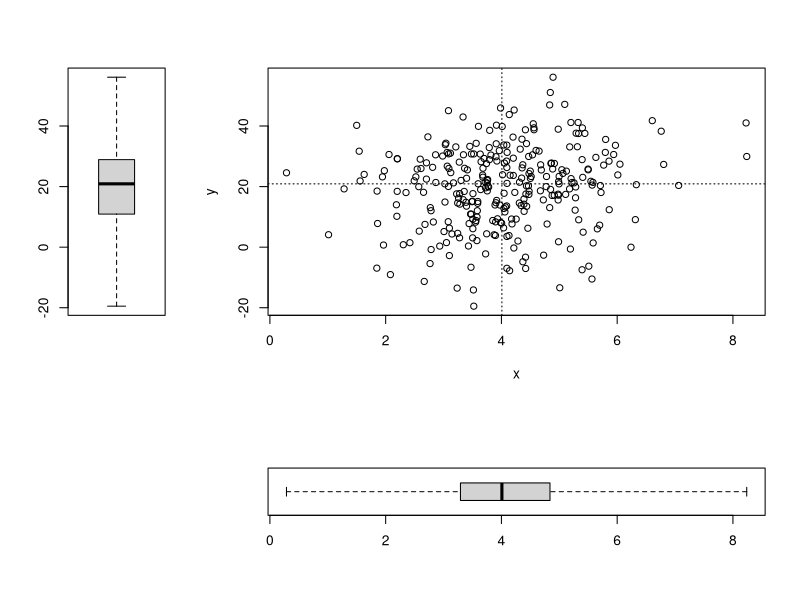

Write the R code that produced this figure.
png(filename = 'plot-ex05.png', bg='transparent', width = 600)
set.seed(18)
x <- rt(300,30,4)
e <- rnorm(300,0,13)
y <- 12+2*x+e
m.x <- median(x)
m.y <- median(y)
layout(matrix(c(1,2,3,4),2,2,byrow = TRUE),widths = c(1, 3), heights = c(2, 1))
boxplot(y,verical = TRUE, range = 2)
plot(x,y, abline(v=m.x,h=m.y, lty=3))
plot(x, y, xlab = "", ylab = "", axes = F, col = "white")
boxplot(x,horizontal = TRUE, range = 3)
dev.off()

